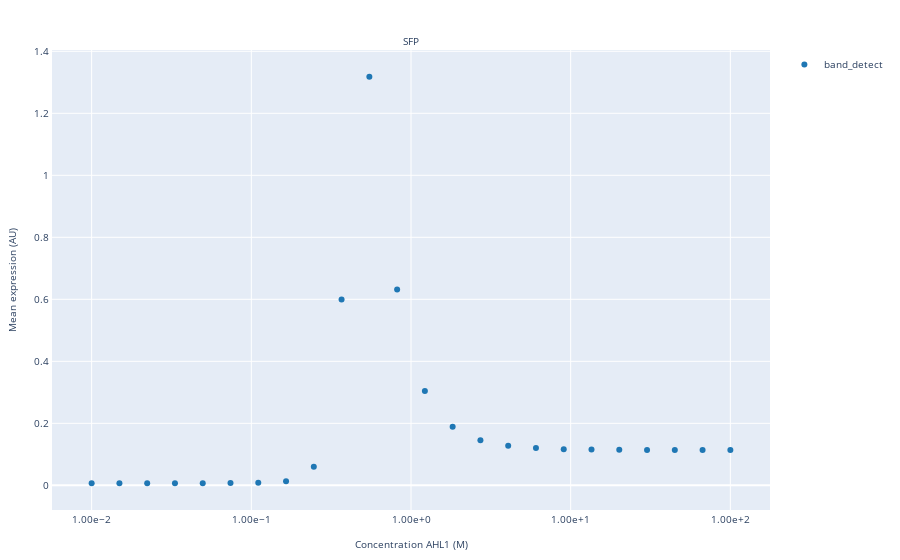

The cell this chart's notebook holds for it:
### Code cell
ahl1_id = fj.get('chemical', name='AHL1').id[0]
fig = fj.plot(study=study.id,                     
                vector=vector.id,
                signal=sfp.id,
                type='Induction Curve',
                analyte=ahl1_id,
                function='Mean Expression',
                biomass_signal=biomass_signal.id[0],
                normalize='None',
                subplots='Signal',
                markers='Vector',
                plot='All data points'
       )
fig

### Figure 1 — Plotly figure (JSON) as saved in the notebook; plotly's stock layout.template omitted (floating-point values rounded to 4 significant figures)
{"data": [{"legendgroup": "band_detect", "line": {"width": 1}, "marker": {"color": "#1f77b4", "size": 6}, "mode": "markers", "name": "band_detect", "showlegend": true, "type": "scatter", "x": [0.01, 0.01492, 0.02228, 0.03325, 0.04962, 0.07406, 0.1105, 0.165, 0.2462, 0.3675, 0.5484, 0.8185, 1.222, 1.823, 2.721, 4.062, 6.062, 9.047, 13.5, 20.15, 30.08, 44.89, 67.0, 100], "xaxis": "x", "y": [0.00675, 0.00675, 0.006753, 0.006769, 0.006844, 0.007182, 0.008308, 0.01289, 0.05975, 0.5991, 1.318, 0.6319, 0.3043, 0.1892, 0.1456, 0.1278, 0.1202, 0.1168, 0.1153, 0.1146, 0.1143, 0.1142, 0.1141, 0.1141], "yaxis": "y"}], "layout": {"annotations": [{"font": {"size": 10}, "showarrow": false, "text": "SFP", "x": 0.5, "xanchor": "center", "xref": "paper", "y": 1, "yanchor": "bottom", "yref": "paper"}], "autosize": true, "font": {"size": 10}, "margin": {"b": 50, "l": 50, "pad": 0, "r": 50, "t": 50}, "paper_bgcolor": "rgb(255,255,255)", "xaxis": {"anchor": "y", "domain": [0, 1], "dtick": 1, "hoverformat": ".2e", "linewidth": 1, "tickfont": {"size": 10}, "tickwidth": 1, "title": {"font": {"size": 10}, "text": "Concentration AHL1 (M)"}, "type": "log"}, "yaxis": {"anchor": "x", "domain": [0, 1], "hoverformat": ".2e", "linewidth": 1, "tickfont": {"size": 10}, "tickwidth": 1, "title": {"font": {"size": 10}, "text": "Mean expression (AU)"}}}}
